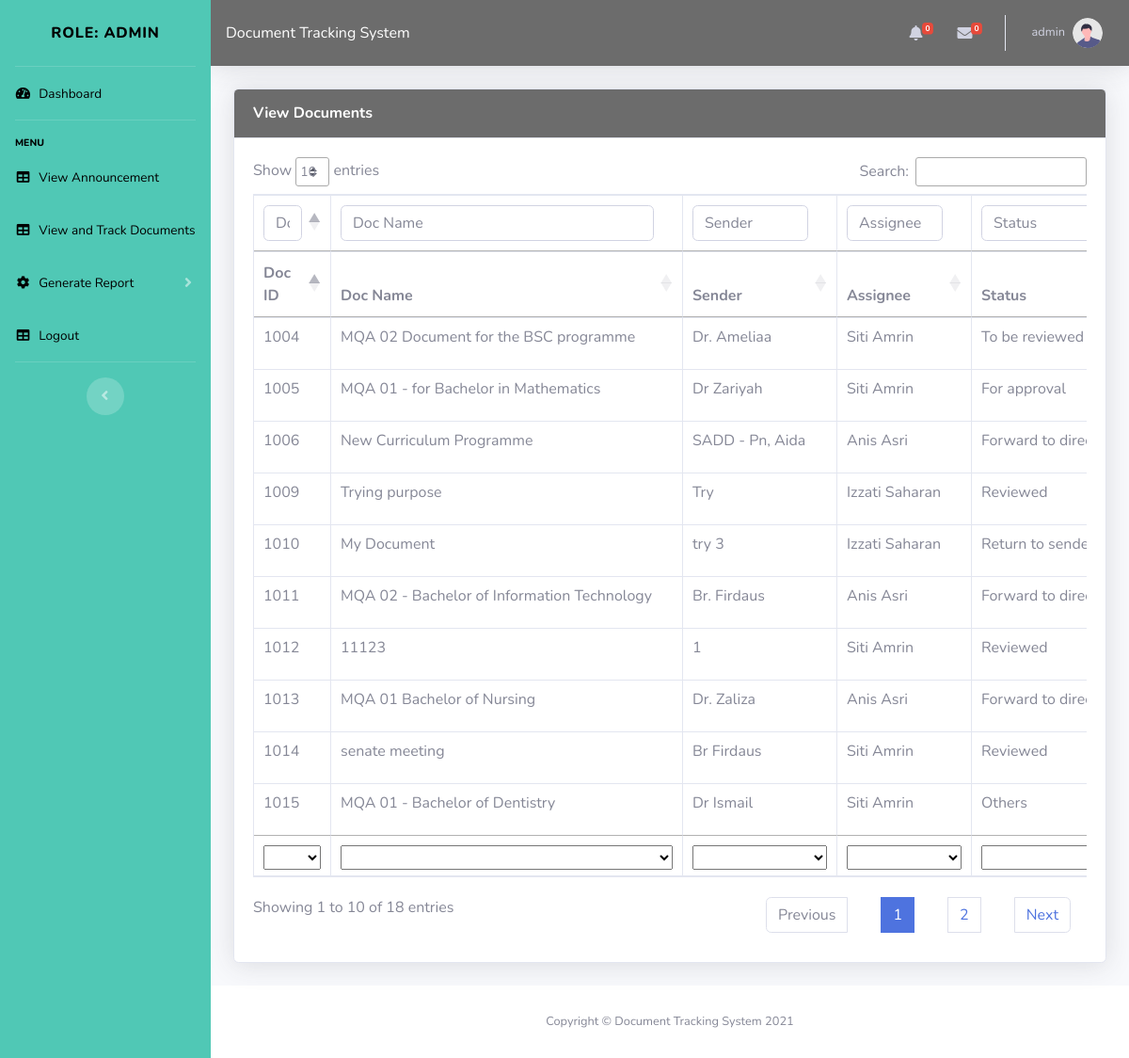
The page /user/officer/indexmain.php (signed in) on the database its author committed.
### tables this page shows
CREATE TABLE `documents` (
  `id` int(11) NOT NULL,
  `doc_name` varchar(255) NOT NULL,
  `doc_sender` varchar(255) NOT NULL,
  `doc_responsibility` varchar(255) DEFAULT NULL,
  `doc_kulliyah` varchar(255) NOT NULL,
  `doc_description` varchar(255) DEFAULT NULL,
  `doc_receive` datetime NOT NULL,
  `doc_due` datetime NOT NULL,
  `doc_location` varchar(255) NOT NULL,
  `doc_attention` varchar(255) NOT NULL,
  `doc_characteristic` varchar(255) DEFAULT NULL,
  `doc_status` varchar(255) DEFAULT NULL,
  `doc_comment` varchar(255) DEFAULT NULL,
  `owner` varchar(255) DEFAULT NULL
);

### user/officer/indexmain.php (the view, shortened to what this page needs)
<?php
    include 'settings.php';
    $name = $_SESSION['name'];
    $query = "SELECT doc_status FROM documents where (doc_responsibility='$name') AND (doc_status='Pending')";
    $result = mysqli_query($conn,$query);
    $row = mysqli_num_rows($result);
    $count = 0;
?>
<!DOCTYPE html>
<html lang="en">
<head>
    <link href="vendor/fontawesome-free/css/all.min.css" rel="stylesheet" type="text/css">
    <link href="css/sb-admin-2.min.css" rel="stylesheet">
    <link rel="stylesheet" type="text/css" href="https://cdn.datatables.net/1.10.22/css/jquery.dataTables.min.css">
    <link rel="stylesheet" type="text/css" href="https://cdn.datatables.net/buttons/1.6.5/css/buttons.dataTables.min.css">
    <link href="vendor/datatables/dataTables.bootstrap4.min.css" rel="stylesheet">
    <link rel="stylesheet" type="text/css" href="https://cdn.datatables.net/responsive/2.2.6/css/responsive.dataTables.min.css">
</head>
<body id="page-top">
    <div id="wrapper">
        <ul class="navbar-nav bg-gradient-primary sidebar sidebar-dark accordion uia" id="accordionSidebar">
            <a class="sidebar-brand d-flex align-items-center justify-content-center" href="index.php">
                <div class="sidebar-brand-text mx-3 uia">Role: <?php echo $_SESSION['role_name']?></div>
            </a>
            <hr class="sidebar-divider my-0">
            <li class="nav-item">
                <a class="nav-link" href="index.php">
                    <i class="fas fa-fw fa-tachometer-alt" style="color:black"></i>
                    <span style="color:black">Dashboard</span></a>
            </li>
            <hr class="sidebar-divider">
            <div class="sidebar-heading" style="color:black">
                Menu
            </div>
            <li class="nav-item">
                <a class="nav-link" href="announcement.php">
                    <i class="fas fa-fw fa-table" style="color:black"></i>
                    <span style="color:black">View Announcement</span></a>
            </li>
            <li class="nav-item">
                <a class="nav-link" href="index.php">
                    <i class="fas fa-fw fa-table" style="color:black"></i>
                    <span style="color:black">View and Track Documents</span></a>
            </li>
            <li class="nav-item">
                <a class="nav-link collapsed" href="#" data-toggle="collapse" data-target="#collapseTwo"
                    aria-expanded="true" aria-controls="collapseTwo">
                    <i class="fas fa-fw fa-cog" style="color:black"></i>
                    <span style="color:black">Generate Report</span>
                </a>
            </li>
            <li class="nav-item">
                <a class="nav-link" href="../../includes/logout.php">
                    <i class="fas fa-fw fa-table" style="color:black"></i>
                    <span style="color:black">Logout</span></a>
            </li>
            <hr class="sidebar-divider d-none d-md-block">
            <div class="text-center d-none d-md-inline">
                <button class="rounded-circle border-0" id="sidebarToggle"></button>
            </div>
        </ul>
        <div id="content-wrapper" class="d-flex flex-column">
            <div id="content">
                <nav class="navbar navbar-expand navbar-light black topbar mb-4 static-top shadow">
                    <div>
                      Document Tracking System
                    </div>
                    <ul class="navbar-nav ml-auto black">
                        <li class="nav-item dropdown no-arrow mx-1">
                            <a class="nav-link dropdown-toggle" href="#" id="alertsDropdown" role="button"
                                data-toggle="dropdown" aria-haspopup="true" aria-expanded="false">
                                <i class="fas fa-bell fa-fw"></i>
                                <span class="badge badge-danger badge-counter"><?php echo $row?></span>
                            </a>
                        </li>
                        <li class="nav-item dropdown no-arrow mx-1">
                            <a class="nav-link dropdown-toggle" href="#" id="messagesDropdown" role="button"
                                data-toggle="dropdown" aria-haspopup="true" aria-expanded="false">
                                <i class="fas fa-envelope fa-fw"></i>
                                <span class="badge badge-danger badge-counter"><?php echo $count?></span>
                            </a>
                        </li>
                        <li class="nav-item dropdown no-arrow">
                            <a class="nav-link dropdown-toggle" href="#" id="userDropdown" role="button"
                                data-toggle="dropdown" aria-haspopup="true" aria-expanded="false">
                                <span class="mr-2 d-none d-lg-inline text-white-600 small"><?php echo $_SESSION['name']?></span>
                                <img class="img-profile rounded-circle"
                                    src="img/undraw_profile.svg">
                            </a>
                        </li>
                    </ul>
                </nav>
                <div class="container-fluid" id="container-fluid">
                    <div class="card shadow mb-4">
                        <div class="card-header py-3 black">
                            <div>
                                <h6 class="m-0 font-weight-bold text-white float-left">View Documents</h6>
                            </div>
                        </div>
                        <div class="card-body">
                            <div class="table-responsive">
                                <table class="table table-bordered hover" id="dataTable" width="100%" cellspacing="0">
                                    <thead>
                                        <tr>
                                            <th>Doc ID</th>
                                            <th>Doc Name</th>
                                            <th>Sender</th>
                                            <th>Assignee</th>
                                            <th>Status</th>
                                        </tr>
                                    </thead>
                                    <tfoot>
                                        <tr>
                                            <th>Doc ID</th>
                                            <th>Doc Name</th>
                                            <th>Sender</th>
                                            <th>Assignee</th>
                                            <th>Status</th>
                                        </tr>
                                    </tfoot>
                                    <tbody>
                                        <?php
                                            include "C:\\xampp\htdocs\DTS2\includes\connect.php";
                                            $query = "SELECT * FROM documents";
                                            $result = mysqli_query($conn,$query);
                                            while ($row = mysqli_fetch_array($result)) {
                                                echo "<tr>";
                                                echo "<form method='post' target='_blank' action='track.php'>";
                                                echo "<td name=doc_id>" . $row['id'] . "</td>";
                                                echo "<td name='doc_name'>" . $row['doc_name'] . "</td>";
                                                echo "<td name='doc_sender'>" . $row['doc_sender'] . "</td>";
                                                echo "<td>". $row['doc_responsibility'] ."</td>";
                                                echo "<td>". $row['doc_comment'] ."</td>";
                                                echo "</form>";
                                                echo "</tr>";
                                            }
                                        ?>
                                    </tbody>
                                </table>
                            </div>
                        </div>
                    </div>
                </div>
            </div>
            <footer class="sticky-footer bg-white">
                <div class="container my-auto">
                    <div class="copyright text-center my-auto">
                        <span>Copyright &copy; Document Tracking System 2021</span>
                    </div>
                </div>
            </footer>
        </div>
    </div>
</body>
</html>

### user/officer/indexmain.php (style rules this page uses)
.uia { background: #50C8B5; color: black; }
.black { background: #6C6C6C; color: white; }

### rows shown on the page
documents: id "1004", doc_name "MQA 02 Document for the BSC programme", doc_sender "Dr. Ameliaa", doc_responsibility "Siti Amrin", doc_comment "To be reviewed"
documents: id "1005", doc_name "MQA 01 - for Bachelor in Mathematics", doc_sender "Dr Zariyah", doc_responsibility "Siti Amrin", doc_comment "For approval"
documents: id "1006", doc_name "New Curriculum Programme", doc_sender "SADD - Pn, Aida", doc_responsibility "Anis Asri", doc_comment "Forward to…"
documents: id "1009", doc_name "Trying purpose", doc_sender "Try", doc_responsibility "Izzati Saharan", doc_comment "Reviewed"
documents: id "1010", doc_name "My Document", doc_sender "try 3", doc_responsibility "Izzati Saharan", doc_comment "Return to…"
documents: id "1011", doc_name "MQA 02 - Bachelor of Information Technology", doc_sender "Br. Firdaus", doc_responsibility "Anis Asri", doc_comment "Forward to…"
documents: id "1012", doc_name "11123", doc_sender "1", doc_responsibility "Siti Amrin", doc_comment "Reviewed"
documents: id "1013", doc_name "MQA 01 Bachelor of Nursing", doc_sender "Dr. Zaliza", doc_responsibility "Anis Asri", doc_comment "Forward to…"
documents: id "1014", doc_name "senate meeting", doc_sender "Br Firdaus", doc_responsibility "Siti Amrin", doc_comment "Reviewed"
documents: id "1015", doc_name "MQA 01 - Bachelor of Dentistry", doc_sender "Dr Ismail", doc_responsibility "Siti Amrin", doc_comment "Others"

### other values the page prints
$_SESSION['role_name'] "ADMIN"
$row "0"
$count "0"
$_SESSION['name'] "admin"
